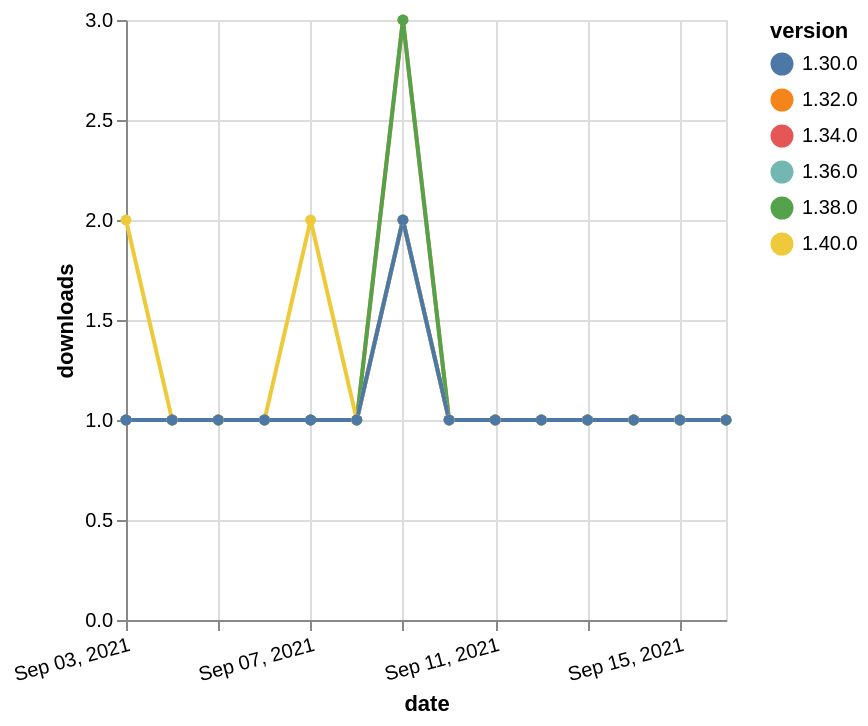

Write the Vega-Lite specification saved for this chart.
### Vega-Lite specification from a JSON file in a GitHub repository (floating-point values rounded to 4 significant figures)
{"$schema": "https://vega.github.io/schema/vega-lite/v5.json", "description": "A simple bar chart with embedded data.", "data": {"values": [{"date": "2021-09-03", "total": 209, "delta": 1, "version": "1.34.0"}, {"date": "2021-09-04", "total": 210, "delta": 1, "version": "1.34.0"}, {"date": "2021-09-05", "total": 211, "delta": 1, "version": "1.34.0"}, {"date": "2021-09-06", "total": 212, "delta": 1, "version": "1.34.0"}, {"date": "2021-09-07", "total": 213, "delta": 1, "version": "1.34.0"}, {"date": "2021-09-08", "total": 214, "delta": 1, "version": "1.34.0"}, {"date": "2021-09-09", "total": 216, "delta": 2, "version": "1.34.0"}, {"date": "2021-09-10", "total": 217, "delta": 1, "version": "1.34.0"}, {"date": "2021-09-11", "total": 218, "delta": 1, "version": "1.34.0"}, {"date": "2021-09-12", "total": 219, "delta": 1, "version": "1.34.0"}, {"date": "2021-09-13", "total": 220, "delta": 1, "version": "1.34.0"}, {"date": "2021-09-14", "total": 221, "delta": 1, "version": "1.34.0"}, {"date": "2021-09-15", "total": 222, "delta": 1, "version": "1.34.0"}, {"date": "2021-09-16", "total": 223, "delta": 1, "version": "1.34.0"}, {"date": "2021-09-03", "total": 371, "delta": 1, "version": "1.32.0"}, {"date": "2021-09-04", "total": 372, "delta": 1, "version": "1.32.0"}, {"date": "2021-09-05", "total": 373, "delta": 1, "version": "1.32.0"}, {"date": "2021-09-06", "total": 374, "delta": 1, "version": "1.32.0"}, {"date": "2021-09-07", "total": 375, "delta": 1, "version": "1.32.0"}, {"date": "2021-09-08", "total": 376, "delta": 1, "version": "1.32.0"}, {"date": "2021-09-09", "total": 379, "delta": 3, "version": "1.32.0"}, {"date": "2021-09-10", "total": 380, "delta": 1, "version": "1.32.0"}, {"date": "2021-09-11", "total": 381, "delta": 1, "version": "1.32.0"}, {"date": "2021-09-12", "total": 382, "delta": 1, "version": "1.32.0"}, {"date": "2021-09-13", "total": 383, "delta": 1, "version": "1.32.0"}, {"date": "2021-09-14", "total": 384, "delta": 1, "version": "1.32.0"}, {"date": "2021-09-15", "total": 385, "delta": 1, "version": "1.32.0"}, {"date": "2021-09-16", "total": 386, "delta": 1, "version": "1.32.0"}, {"date": "2021-09-03", "total": 197, "delta": 1, "version": "1.38.0"}, {"date": "2021-09-04", "total": 198, "delta": 1, "version": "1.38.0"}, {"date": "2021-09-05", "total": 199, "delta": 1, "version": "1.38.0"}, {"date": "2021-09-06", "total": 200, "delta": 1, "version": "1.38.0"}, {"date": "2021-09-07", "total": 201, "delta": 1, "version": "1.38.0"}, {"date": "2021-09-08", "total": 202, "delta": 1, "version": "1.38.0"}, {"date": "2021-09-09", "total": 205, "delta": 3, "version": "1.38.0"}, {"date": "2021-09-10", "total": 206, "delta": 1, "version": "1.38.0"}, {"date": "2021-09-11", "total": 207, "delta": 1, "version": "1.38.0"}, {"date": "2021-09-12", "total": 208, "delta": 1, "version": "1.38.0"}, {"date": "2021-09-13", "total": 209, "delta": 1, "version": "1.38.0"}, {"date": "2021-09-14", "total": 210, "delta": 1, "version": "1.38.0"}, {"date": "2021-09-15", "total": 211, "delta": 1, "version": "1.38.0"}, {"date": "2021-09-16", "total": 212, "delta": 1, "version": "1.38.0"}, {"date": "2021-09-03", "total": 164, "delta": 1, "version": "1.36.0"}, {"date": "2021-09-04", "total": 165, "delta": 1, "version": "1.36.0"}, {"date": "2021-09-05", "total": 166, "delta": 1, "version": "1.36.0"}, {"date": "2021-09-06", "total": 167, "delta": 1, "version": "1.36.0"}, {"date": "2021-09-07", "total": 168, "delta": 1, "version": "1.36.0"}, {"date": "2021-09-08", "total": 169, "delta": 1, "version": "1.36.0"}, {"date": "2021-09-09", "total": 171, "delta": 2, "version": "1.36.0"}, {"date": "2021-09-10", "total": 172, "delta": 1, "version": "1.36.0"}, {"date": "2021-09-11", "total": 173, "delta": 1, "version": "1.36.0"}, {"date": "2021-09-12", "total": 174, "delta": 1, "version": "1.36.0"}, {"date": "2021-09-13", "total": 175, "delta": 1, "version": "1.36.0"}, {"date": "2021-09-14", "total": 176, "delta": 1, "version": "1.36.0"}, {"date": "2021-09-15", "total": 177, "delta": 1, "version": "1.36.0"}, {"date": "2021-09-16", "total": 178, "delta": 1, "version": "1.36.0"}, {"date": "2021-09-03", "total": 128, "delta": 2, "version": "1.40.0"}, {"date": "2021-09-04", "total": 129, "delta": 1, "version": "1.40.0"}, {"date": "2021-09-05", "total": 130, "delta": 1, "version": "1.40.0"}, {"date": "2021-09-06", "total": 131, "delta": 1, "version": "1.40.0"}, {"date": "2021-09-07", "total": 133, "delta": 2, "version": "1.40.0"}, {"date": "2021-09-08", "total": 134, "delta": 1, "version": "1.40.0"}, {"date": "2021-09-09", "total": 136, "delta": 2, "version": "1.40.0"}, {"date": "2021-09-10", "total": 137, "delta": 1, "version": "1.40.0"}, {"date": "2021-09-11", "total": 138, "delta": 1, "version": "1.40.0"}, {"date": "2021-09-12", "total": 139, "delta": 1, "version": "1.40.0"}, {"date": "2021-09-13", "total": 140, "delta": 1, "version": "1.40.0"}, {"date": "2021-09-14", "total": 141, "delta": 1, "version": "1.40.0"}, {"date": "2021-09-15", "total": 142, "delta": 1, "version": "1.40.0"}, {"date": "2021-09-16", "total": 143, "delta": 1, "version": "1.40.0"}, {"date": "2021-09-03", "total": 252, "delta": 1, "version": "1.30.0"}, {"date": "2021-09-04", "total": 253, "delta": 1, "version": "1.30.0"}, {"date": "2021-09-05", "total": 254, "delta": 1, "version": "1.30.0"}, {"date": "2021-09-06", "total": 255, "delta": 1, "version": "1.30.0"}, {"date": "2021-09-07", "total": 256, "delta": 1, "version": "1.30.0"}, {"date": "2021-09-08", "total": 257, "delta": 1, "version": "1.30.0"}, {"date": "2021-09-09", "total": 259, "delta": 2, "version": "1.30.0"}, {"date": "2021-09-10", "total": 260, "delta": 1, "version": "1.30.0"}, {"date": "2021-09-11", "total": 261, "delta": 1, "version": "1.30.0"}, {"date": "2021-09-12", "total": 262, "delta": 1, "version": "1.30.0"}, {"date": "2021-09-13", "total": 263, "delta": 1, "version": "1.30.0"}, {"date": "2021-09-14", "total": 264, "delta": 1, "version": "1.30.0"}, {"date": "2021-09-15", "total": 265, "delta": 1, "version": "1.30.0"}, {"date": "2021-09-16", "total": 266, "delta": 1, "version": "1.30.0"}]}, "width": "container", "mark": {"type": "line", "point": {"filled": true}}, "encoding": {"x": {"field": "date", "type": "temporal", "timeUnit": "yearmonthdate", "title": "date", "axis": {"labelAngle": -15}}, "y": {"field": "delta", "type": "quantitative", "title": "downloads"}, "color": {"field": "version", "type": "nominal"}, "tooltip": {"field": "delta"}}}
